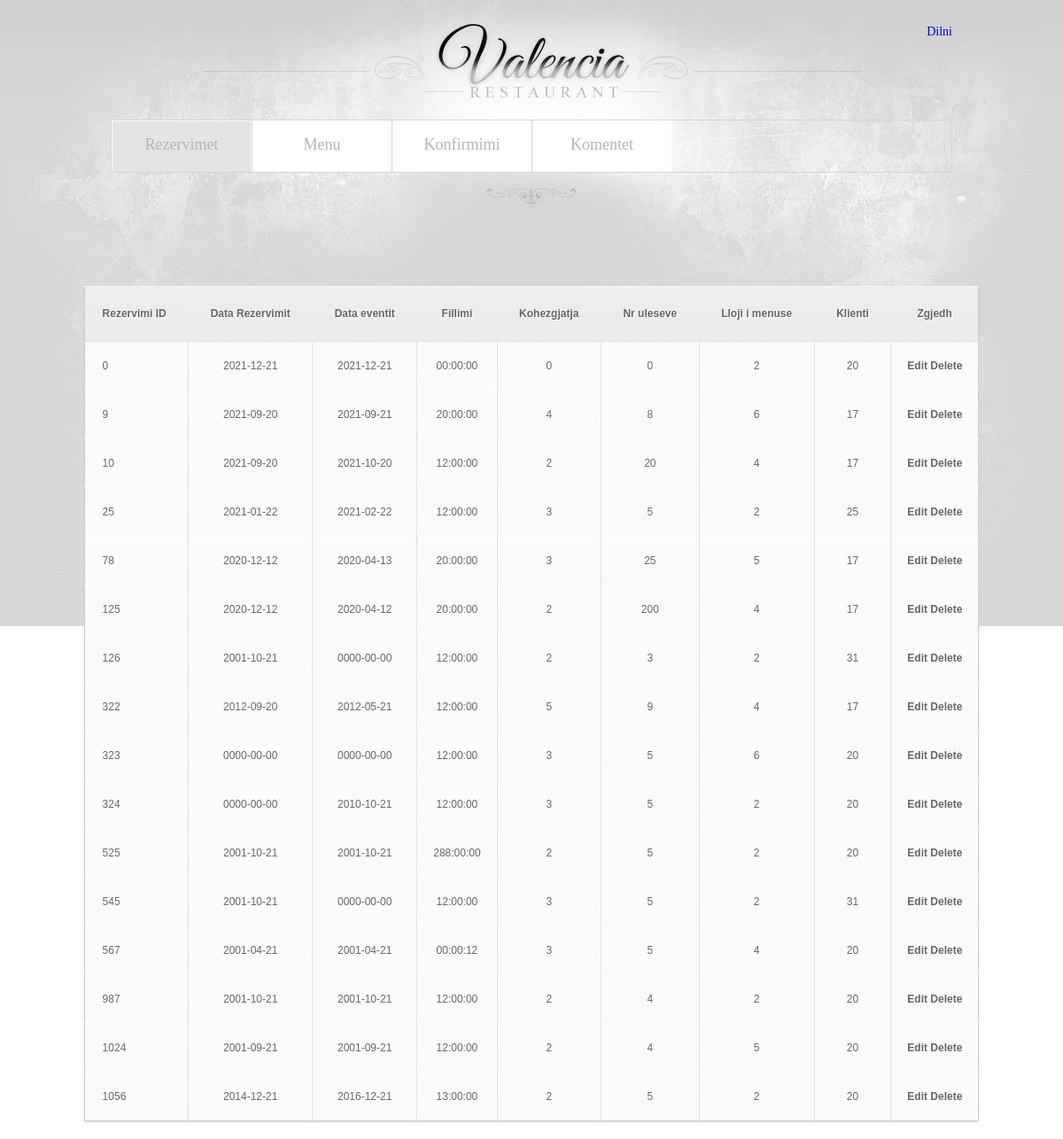
Page /restauranti/rezervimet.php on the committed database.
### tables this page shows
CREATE TABLE `rezervimi` (
  `rez_id` int(11) NOT NULL,
  `rez_dataRezervimit` date DEFAULT NULL,
  `rez_dataEventit` date DEFAULT NULL,
  `rez_fillimiEventit` time DEFAULT NULL,
  `rez_kohezgjatja` int(11) DEFAULT NULL,
  `nr_ulesve` int(11) DEFAULT NULL,
  `menu_id` int(11) DEFAULT NULL,
  `klienti_id` int(11) DEFAULT NULL
);

### restauranti/rezervimet.php (the view, shortened to what this page needs)
<!DOCTYPE html>
<html lang="en">
<head>
    <link rel="stylesheet" type="text/css" media="screen" href="css/reset.css">
    <link rel="stylesheet" type="text/css" media="screen" href="css/style.css">
</head>
<body>
<div class="bg-top">
<div class="bgr">
    <header>
		<div class="kycja"><p style='float: right; clear: right;'><a href="index.php" >Dilni</a></p></div>
        <h1><a href="index.php"><img src="images/logo.jpg" alt=""></a></h1>
        <nav>
            <ul class="menu">
				<li class="current"><a href="rezervimet.php">Rezervimet</a></li>
				<li ><a href="a_menu.php">Menu</a></li>
				<li ><a href="a_konfirmimi.php">Konfirmimi</a></li>
				<li ><a href="a_komenti.php">Komentet</a></li>
            </ul>
         </nav>
    </header>
<?php
	require "login.php";
		echo '<center><table class="tableCSS"></center>'."\n";
		$result = mysqli_query($db,"SELECT * FROM rezervimi");
		echo '<thead>';
		echo '<th>Rezervimi ID</th><th>Data Rezervimit</th><th>Data eventit</th><th>Fillimi</th><th>Kohezgjatja</th><th>Nr uleseve</th><th>Lloji i menuse</th><th>Klienti</th><th>Zgjedh</th>';
		$i=0;
		while ( $row = mysqli_fetch_row($result) ) {
		if ($i % 2 != 1)
			$rowColor = "lightgrey";
		else
			$rowColor = "white";
			$i++;
		echo "<tbody>";
		echo "<tr bgcolor=" . $rowColor . "><td>";
		echo(htmlentities($row[0]));
		echo("</td><td>");
		echo(htmlentities($row[1]));
		echo("</td><td>");
		echo(htmlentities($row[2]));
		echo("</td><td>");
		echo(htmlentities($row[3]));
		echo("</td><td>");
		echo(htmlentities($row[4]));
		echo("</td><td>");
		echo(htmlentities($row[5]));
		echo("</td><td>");
		echo(htmlentities($row[6]));
		echo("</td><td>");
		echo(htmlentities($row[7]));
		echo("</td><td>\n");
		echo('<a href="admin_edit.php?rez_id='.htmlentities($row[0]).'">Edit</a>  ');
		echo('<a href="deleteRezervimi.php?rez_id='.htmlentities($row[0]).'">Delete</a>  ');
		echo("</td></tr>\n");
	}
?>
    </div>
</div>
 </br><footer>
  </footer>
</body>
</html>

### restauranti/css/style.css (style rules this page uses)
html, body { width:100%; padding:0; margin:0; }
body { font: 14px/18px "Times New Roman", Times, serif; color:#b4b4b4; min-width:960px; background: url(../images/bg.gif) center 0 repeat; }
.bg-top { background:url(../images/bg-top.jpg) center 0 repeat-x; width:100%; }
.bgr { background:url(../images/bgr.jpg) center 0 no-repeat; width:100%; }
a { text-decoration:none; cursor:pointer;text-decoration:none; }
ul { margin:0; padding:0;list-style-image:none; }
header { width:950px; margin:0px auto; padding-top:27px; z-index:101; position:relative; }
h1 { display:inline-block; z-index:100; background:url(../images/logo-bg.jpg) 0 0 no-repeat; width:550px; height:100px; margin-left:104px; padding-left:194px; }
nav { width:948px; border:#d3d3d3 1px solid; margin-top:8px; }
ul.menu { display:inline-block; }
ul.menu li { float:left; border-left:#d3d3d3 1px solid; display:inline-block; }
ul.menu li:first-child { border-left:none !important; }
ul.menu li:first-child a { width:156px !important; }
ul.menu li a { width:155px; color:#b4b4b4; font-size:18px; line-height:24px; padding: 14px 0 19px 0; background:#fff; border:#fff 1px solid; border-bottom:none !important; display:block; text-align:center; }
ul.menu li:hover a, ul.menu li.current a { background:#e4e4e4; }
footer { width:970px; margin:0 auto; position:relative; overflow:hidden; padding:32px 0 40px 0; text-align:center; color:#a3a2a2; background:url(../images/footer-bg.png) center 0 no-repeat; }
.tableCSS { margin: 20px; color: #666; font-size: 12px; -moz-border-radius: 3px; -moz-box-shadow: 0 1px 2px #d1d1d1; -webkit-border-radius: 3px; -webkit-box-shadow: 0 1px 2px #d1d1d1; background: #eaebec; border: #ccc 1px solid; border-radius: 3px; box-shadow: 0 1px 2px #d1d1d1; font-family: Arial, Helvetica, sans-serif; text-shadow: 1px 1px 0px #fff; }
.tableCSS th { padding: 21px 25px 22px 25px; border-bottom: 1px solid #e0e0e0; border-top: 1px solid #fafafa; background: #ededed; background: -webkit-gradient(linear, left top, left bottom, from(#ededed), to(#ebebeb)); background: -moz-linear-gradient(top, #ededed, #ebebeb); }
.tableCSS th:first-child { padding-left: 20px; text-align: left }
.tableCSS a:link { color: #666; font-weight: bold; text-decoration: none }
.tableCSS tr { padding-left: 20px; text-align: center }
.tableCSS tr:first-child th:first-child { -moz-border-radius-topleft: 3px; -webkit-border-top-left-radius: 3px; border-top-left-radius: 3px; }
.tableCSS tr:first-child th:last-child { -moz-border-radius-topright: 3px; -webkit-border-top-right-radius: 3px; border-top-right-radius: 3px; }
.tableCSS tr:last-child td { border-bottom: 0 }
.tableCSS tr:last-child td:first-child { -moz-border-radius-bottomleft: 3px; -webkit-border-bottom-left-radius: 3px; border-bottom-left-radius: 3px; }
.tableCSS tr:last-child td:last-child { -moz-border-radius-bottomright: 3px; -webkit-border-bottom-right-radius: 3px; border-bottom-right-radius: 3px; }
.tableCSS tr td { padding: 18px; border-bottom: 1px solid #e0e0e0; border-left: 1px solid #e0e0e0; border-top: 1px solid #ffffff; background: #fafafa; background: -webkit-gradient(linear, left top, left bottom, from(#fbfbfb), to(#fafafa)); background: -moz-linear-gradient(top, #fbfbfb, #fafafa); }
.tableCSS tr td:first-child { padding-left: 20px; border-left: 0; text-align: left }

### rows in the picture
rezervimi: rez_id "0", rez_dataRezervimit "2021-12-21", rez_dataEventit "2021-12-21", rez_fillimiEventit "00:00:00", rez_kohezgjatja "0", nr_ulesve "0", menu "2", klienti "20"
rezervimi: rez_id "9", rez_dataRezervimit "2021-09-20", rez_dataEventit "2021-09-21", rez_fillimiEventit "20:00:00", rez_kohezgjatja "4", nr_ulesve "8", menu "6", klienti "17"
rezervimi: rez_id "10", rez_dataRezervimit "2021-09-20", rez_dataEventit "2021-10-20", rez_fillimiEventit "12:00:00", rez_kohezgjatja "2", nr_ulesve "20", menu "4", klienti "17"
rezervimi: rez_id "25", rez_dataRezervimit "2021-01-22", rez_dataEventit "2021-02-22", rez_fillimiEventit "12:00:00", rez_kohezgjatja "3", nr_ulesve "5", menu "2", klienti "25"
rezervimi: rez_id "78", rez_dataRezervimit "2020-12-12", rez_dataEventit "2020-04-13", rez_fillimiEventit "20:00:00", rez_kohezgjatja "3", nr_ulesve "25", menu "5", klienti "17"
rezervimi: rez_id "125", rez_dataRezervimit "2020-12-12", rez_dataEventit "2020-04-12", rez_fillimiEventit "20:00:00", rez_kohezgjatja "2", nr_ulesve "200", menu "4", klienti "17"
rezervimi: rez_id "126", rez_dataRezervimit "2001-10-21", rez_dataEventit "0000-00-00", rez_fillimiEventit "12:00:00", rez_kohezgjatja "2", nr_ulesve "3", menu "2", klienti "31"
rezervimi: rez_id "322", rez_dataRezervimit "2012-09-20", rez_dataEventit "2012-05-21", rez_fillimiEventit "12:00:00", rez_kohezgjatja "5", nr_ulesve "9", menu "4", klienti "17"
rezervimi: rez_id "323", rez_dataRezervimit "0000-00-00", rez_dataEventit "0000-00-00", rez_fillimiEventit "12:00:00", rez_kohezgjatja "3", nr_ulesve "5", menu "6", klienti "20"
rezervimi: rez_id "324", rez_dataRezervimit "0000-00-00", rez_dataEventit "2010-10-21", rez_fillimiEventit "12:00:00", rez_kohezgjatja "3", nr_ulesve "5", menu "2", klienti "20"
rezervimi: rez_id "525", rez_dataRezervimit "2001-10-21", rez_dataEventit "2001-10-21", rez_fillimiEventit "288:00:00", rez_kohezgjatja "2", nr_ulesve "5", menu "2", klienti "20"
rezervimi: rez_id "545", rez_dataRezervimit "2001-10-21", rez_dataEventit "0000-00-00", rez_fillimiEventit "12:00:00", rez_kohezgjatja "3", nr_ulesve "5", menu "2", klienti "31"
rezervimi: rez_id "567", rez_dataRezervimit "2001-04-21", rez_dataEventit "2001-04-21", rez_fillimiEventit "00:00:12", rez_kohezgjatja "3", nr_ulesve "5", menu "4", klienti "20"
rezervimi: rez_id "987", rez_dataRezervimit "2001-10-21", rez_dataEventit "2001-10-21", rez_fillimiEventit "12:00:00", rez_kohezgjatja "2", nr_ulesve "4", menu "2", klienti "20"
rezervimi: rez_id "1024", rez_dataRezervimit "2001-09-21", rez_dataEventit "2001-09-21", rez_fillimiEventit "12:00:00", rez_kohezgjatja "2", nr_ulesve "4", menu "5", klienti "20"
rezervimi: rez_id "1056", rez_dataRezervimit "2014-12-21", rez_dataEventit "2016-12-21", rez_fillimiEventit "13:00:00", rez_kohezgjatja "2", nr_ulesve "5", menu "2", klienti "20"
